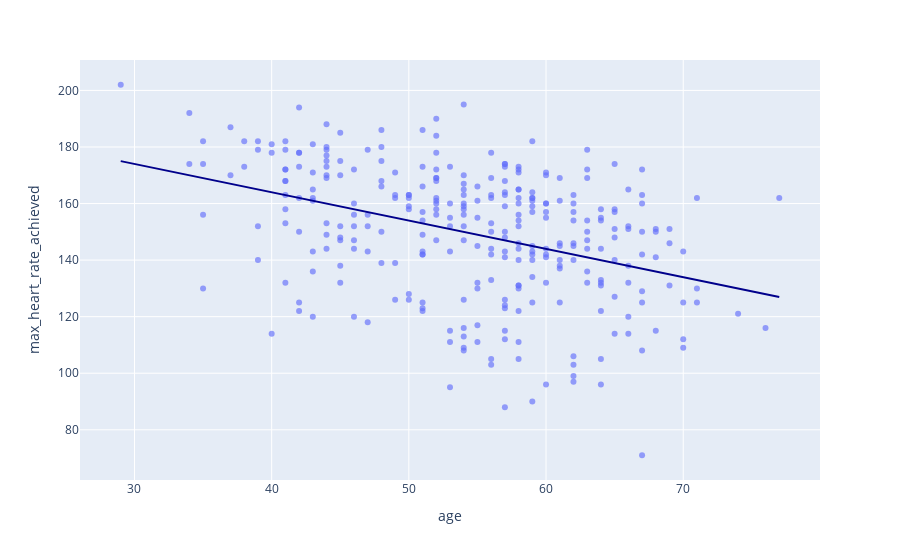

Notebook source saved alongside this figure:
### Code cell
linear('age','max_heart_rate_achieved')
df_n = pd.DataFrame(predictions, columns = ['Predictions'])
df_reg_new = pd.concat([df_reg,df_n],axis = 1)
df_n = pd.DataFrame(residue, columns = ['Residue'])
df_reg_new = pd.concat([df_reg_new,df_n],axis = 1)
df_reg_new[['age','max_heart_rate_achieved','Predictions','Residue']].head()

### Figure 1 — Plotly figure (JSON) as saved in the notebook; plotly's stock layout.template omitted (floating-point values rounded to 4 significant figures; data arrays with more than 128 entries replaced by an {"elided": "..."} marker saying what was removed)
{"data": [{"hovertemplate": "age=%{x}<br>max_heart_rate_achieved=%{y}<extra></extra>", "legendgroup": "", "marker": {"color": "#636efa", "opacity": 0.65, "symbol": "circle"}, "mode": "markers", "name": "", "orientation": "v", "showlegend": false, "type": "scatter", "x": {"elided": "302 int values"}, "xaxis": "x", "y": {"elided": "302 int values"}, "yaxis": "y"}, {"hovertemplate": "<b>OLS trendline</b><br>max_heart_rate_achieved = -1.00048 * age + 204.016<br>R<sup>2</sup>=0.156211<br><br>age=%{x}<br>max_heart_rate_achieved=%{y} <b>(trend)</b><extra></extra>", "legendgroup": "", "line": {"color": "darkblue"}, "marker": {"color": "#636efa", "symbol": "circle"}, "mode": "lines", "name": "", "showlegend": false, "type": "scatter", "x": {"elided": "302 int values"}, "xaxis": "x", "y": {"elided": "302 float values"}, "yaxis": "y"}], "layout": {"autosize": true, "legend": {"tracegroupgap": 0}, "margin": {"t": 60}, "xaxis": {"anchor": "y", "autorange": true, "domain": [0, 1], "range": [26.1, 79.9], "title": {"text": "age"}, "type": "linear"}, "yaxis": {"anchor": "x", "autorange": true, "domain": [0, 1], "range": [60.86, 212.1], "title": {"text": "max_heart_rate_achieved"}, "type": "linear"}}}
